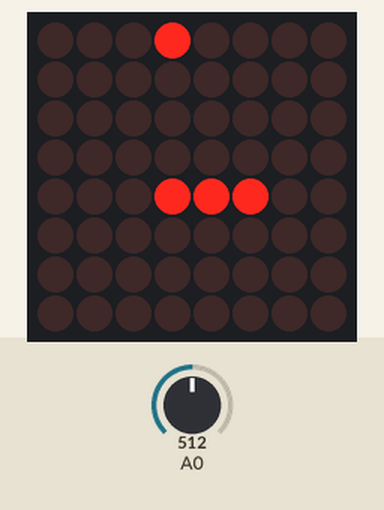
Recording of a program running on a simulated Arduino Uno, built with avr-gcc and run on an emulated ATmega328P. Parts: 8×8 LED matrix. The inputs (shaded band) are chosen by the test bench; at power-on: A0 = 512. Random numbers use the default seed unless the program sets one.

Above: at 0.1 s.

The program:

main.cpp
```cpp
#include "main.h"

void setup()
{
  randomSeed(analogRead(A0));

  Serial.begin(9600);

  lc.shutdown(0, false);
  lc.setIntensity(0, 8);
  lc.clearDisplay(0);

  pinMode(A0, INPUT);
  pinMode(A1, INPUT);

  int i = 1;
  for (Node *n = tail; n->next != NULL; n = n->next)
  {
    n->x = playerX;
    n->y = playerY - i;
    i++;
  }

  // playAnimation(lc, 15, 100, testAnimation);
}

void loop()
{
  if (isRunning)
  {
    gameLogic(input());
    spawnFruit();
    render();
    delay(200);
  }
  else
  {
    lc.clearDisplay(0);
  }
}

Directions input()
{
  int axisX = readAxis(A0);
  int axisY = readAxis(A1);

  if (axisX < 0)
  {
    lastDirection = LEFT;
    return LEFT;
  }
  if (axisX > 0)
  {
    lastDirection = RIGHT;
    return RIGHT;
  }
  if (axisY < 0)
  {
    lastDirection = DOWN;
    return DOWN;
  }
  if (axisY > 0)
  {
    lastDirection = UP;
    return UP;
  }
  return lastDirection;
}

void gameLogic(Directions direction)
{
  tail = addHead(tail, playerX, playerY);
  if (playerX == fruitX && playerY == fruitY)
  {
    fruitX = -1;
    fruitY = -1;
    tailLength++;
  }
  else
  {
    removeLast(tail);
  }

  switch (direction)
  {
  case LEFT:
    playerX--;
    break;
  case RIGHT:
    playerX++;
    break;
  case DOWN:
    playerY--;
    break;
  case UP:
    playerY++;
    break;
  }

  playerX = playerX % 8;
  playerY = playerY % 8;

  if (playerX == -1)
    playerX = 7;
  if (playerY == -1)
    playerY = 7;

  if (contains(tail, playerX, playerY))
  {
    isRunning = false;
  }
}

void spawnFruit()
{
  if (fruitX == -1 && fruitY == -1)
  {
    fruitX = random() % 8;
    fruitY = random() % 8;
  }
}

void render()
{
  lc.clearDisplay(0);
  lc.setLed(0, playerX, playerY, true);
  lc.setLed(0, fruitX, fruitY, true);

  for (Node *n = tail; n->next != NULL; n = n->next)
  {
    lc.setLed(0, n->x, n->y, true);
  }
}
```

LinkedList.cpp
```cpp
#include "LinkedList.h"

#include <Arduino.h>

Node *LinkedList(int len)
{
    Node *head = (Node *)malloc(NODE_SIZE);
    head->x = 0;
    head->y = 0;

    Node *prev = head;
    for (int i = 1; i <= len; i++)
    {
        Node *newNode = (Node *)malloc(NODE_SIZE);
        newNode->x = 0;
        newNode->y = 0;

        prev->next = newNode;

        if (i == len)
        {
            newNode->next = NULL;
        }

        prev = newNode;
    }

    return head;
}

Node *addHead(Node *head, int x, int y)
{
    Node *newHead = (Node *)malloc(NODE_SIZE);
    newHead->next = head;
    newHead->x = x;
    newHead->y = y;
    return newHead;
}

void removeLast(Node *head)
{
    Node *prev = head;
    for (Node *current = head->next; true; current = current->next)
    {
        if (current->next == NULL)
        {
            prev->next = NULL;
            free(current);
            return;
        }
        prev = current;
    }
}

bool contains(Node *head, int x, int y)
{
    for (Node *current = head; current->next != NULL; current = current->next)
    {
        if (current->x == x && current->y == y)
            return true;
    }
    return false;
}

void printLinkedList(Node *head)
{
    for (Node *n = head; n->next != NULL; n = n->next)
    {
        Serial.print("x:");
        Serial.print(n->x);
        Serial.print(", y:");
        Serial.println(n->y);
    }
    Serial.println();
}
```

LinkedList.h
```cpp
#ifndef ll_included
#define ll_included

#include <stddef.h>
#include <stdlib.h>

typedef struct Node
{
    int x;
    int y;
    Node *next;
} Node;

constexpr size_t NODE_SIZE = sizeof(Node);

Node *LinkedList(int len);

Node* addHead(Node* head, int x, int y);
void removeLast(Node* head);
bool contains(Node *head, int x, int y);
void printLinkedList(Node* head);

#endif
```

animation.cpp
```cpp
#include "animation.h"

void playAnimation(LedControl lc, size_t frames, unsigned long wait, const byte arr[][8])
{
    for (size_t i = 0; i < frames; i++)
    {
        lc.clearDisplay(0);
        for (size_t j = 0; j < 8; j++)
        {
            lc.setRow(0, j, arr[i][j]);
        }
        delay(wait);
    }
}
```

animation.h
```cpp
#ifndef animation_included
#define animation_included

#include <Arduino.h>
#include <LedControl.h>

const byte testAnimation[15][8] =
    {
        {0b10000000, 0b00000000, 0b00000000, 0b00000000, 0b00000000, 0b00000000, 0b00000000, 0b00000000},
        {0b00000000, 0b10000000, 0b00000000, 0b00000000, 0b00000000, 0b00000000, 0b00000000, 0b00000000},
        {0b00000000, 0b00000000, 0b10000000, 0b00000000, 0b00000000, 0b00000000, 0b00000000, 0b00000000},
        {0b00000000, 0b00000000, 0b00000000, 0b10000000, 0b00000000, 0b00000000, 0b00000000, 0b00000000},
        {0b00000000, 0b00000000, 0b00000000, 0b00000000, 0b10000000, 0b00000000, 0b00000000, 0b00000000},
        {0b00000000, 0b00000000, 0b00000000, 0b00000000, 0b00000000, 0b10000000, 0b00000000, 0b00000000},
        {0b00000000, 0b00000000, 0b00000000, 0b00000000, 0b00000000, 0b00000000, 0b10000000, 0b00000000},
        {0b00000000, 0b00000000, 0b00000000, 0b00000000, 0b00000000, 0b00000000, 0b00000000, 0b10000000},
        {0b00000000, 0b00000000, 0b00000000, 0b00000000, 0b00000000, 0b00000000, 0b10000000, 0b00000000},
        {0b00000000, 0b00000000, 0b00000000, 0b00000000, 0b00000000, 0b10000000, 0b00000000, 0b00000000},
        {0b00000000, 0b00000000, 0b00000000, 0b00000000, 0b10000000, 0b00000000, 0b00000000, 0b00000000},
        {0b00000000, 0b00000000, 0b00000000, 0b10000000, 0b00000000, 0b00000000, 0b00000000, 0b00000000},
        {0b00000000, 0b00000000, 0b10000000, 0b00000000, 0b00000000, 0b00000000, 0b00000000, 0b00000000},
        {0b00000000, 0b10000000, 0b00000000, 0b00000000, 0b00000000, 0b00000000, 0b00000000, 0b00000000},
        {0b10000000, 0b00000000, 0b00000000, 0b00000000, 0b00000000, 0b00000000, 0b00000000, 0b00000000}};

void playAnimation(LedControl lc, size_t rows, unsigned long wait, const byte animation[][8]);

#endif
```

joystick.cpp
```cpp
#include "joystick.h"
/*
  reads an axis (0 or 1 for x or y) and scales the analog input range to a range
  from 0 to <range>
*/

int readAxis(int thisAxis)
{
  // read the analog input:
  int reading = analogRead(thisAxis);

  // map the reading from the analog input range to the output range:
  reading = map(reading, 0, 1023, 0, range);

  // if the output reading is outside from the rest position threshold, use it:
  int distance = reading - center;

  if (abs(distance) < threshold)
  {
    distance = 0;
  }

  // return the distance for this axis:
  return distance;
}
```

joystick.h
```cpp
#ifndef joystick_included
#define joystick_included

#include <Arduino.h>

// parameters for reading the joystick:
constexpr int range = 12;            // output range of X or Y movement
constexpr int threshold = range / 4; // resting threshold
constexpr int center = range / 2;    // resting position value

int readAxis(int thisAxis);

#endif
```

main.h
```cpp
#ifndef main_included
#define main_included

#include <Arduino.h>
#include <LedControl.h>
#include "LinkedList.h"
#include "joystick.h"
#include "animation.h"

enum Directions
{
    LEFT,
    RIGHT,
    UP,
    DOWN,
    NONE
};

int playerX = 4;
int playerY = 5;
int fruitX = -1;
int fruitY = -1;
int tailLength = 3;

bool isRunning = true;

Directions lastDirection = NONE;

Node *tail = LinkedList(tailLength);

/*
 pin 12 is connected to the DataIn
 pin 11 is connected to the CLK
 pin 10 is connected to LOAD
 */
LedControl lc = LedControl(12, 11, 10, 1);

Directions input();
void gameLogic(Directions direction);
void spawnFruit();
void render();

#endif
```
